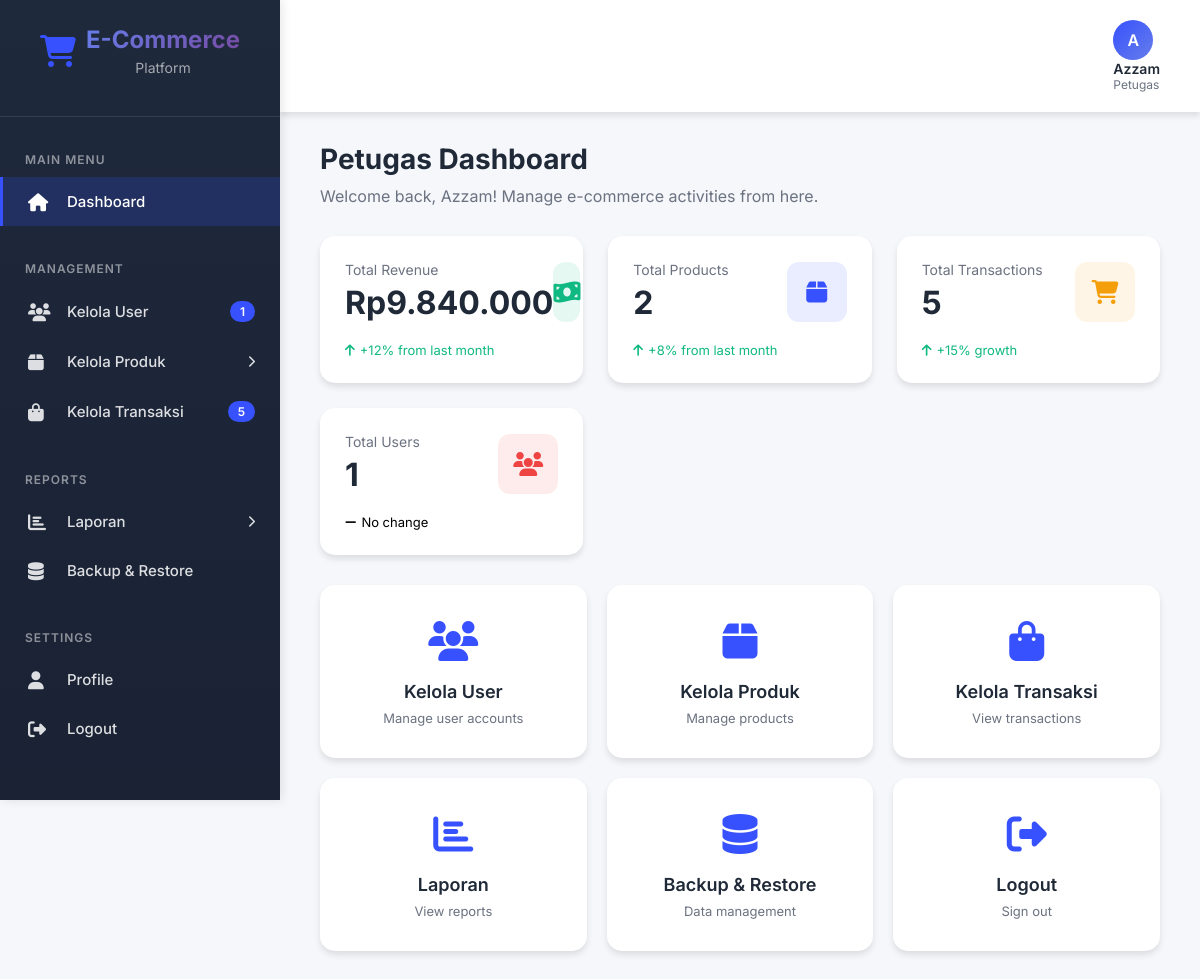
The app's page /Petugas/petugas_dashboard.php (signed in) with its own data.
### tables this page shows
CREATE TABLE `users` (
  `id` int(11) NOT NULL,
  `full_name` varchar(100) NOT NULL,
  `email` varchar(100) NOT NULL,
  `phone` varchar(20) DEFAULT NULL,
  `address` text DEFAULT NULL,
  `profile_picture` varchar(255) DEFAULT NULL,
  `password` varchar(255) NOT NULL,
  `role` enum('user','petugas','admin') DEFAULT 'user',
  `balance` decimal(10,2) DEFAULT 0.00,
  `status` enum('active','inactive') DEFAULT 'active',
  `created_at` timestamp NOT NULL DEFAULT current_timestamp(),
  `updated_at` timestamp NOT NULL DEFAULT current_timestamp() ON UPDATE current_timestamp()
);

### Petugas/petugas_dashboard.php (the view, shortened to what this page needs)
<?php
require_once '../config.php';
try {
    $stmt = $conn->prepare("SELECT * FROM users WHERE id = :id");
    $stmt->execute(['id' => $_SESSION['user_id']]);
    $current_user = $stmt->fetch();
    $stmt = $conn->query("SELECT COUNT(*) as total FROM users WHERE role = 'user'");
    $total_users = $stmt->fetch()['total'];
    $stmt = $conn->query("SELECT COUNT(*) as total FROM products");
    $total_products = $stmt->fetch()['total'];
    $stmt = $conn->query("SELECT COUNT(*) as total FROM transactions");
    $total_transactions = $stmt->fetch()['total'];
    $stmt = $conn->query("SELECT SUM(total_amount) as total FROM transactions WHERE status IN ('paid', 'shipped', 'delivered')");
    $total_revenue = $stmt->fetch()['total'] ?? 0;
} catch(PDOException $e) {
    $total_users = 0;
    $total_products = 0;
    $total_transactions = 0;
    $total_revenue = 0;
}
?>
<!DOCTYPE html>
<html lang="id">
<head>
    <link rel="stylesheet" href="https://cdnjs.cloudflare.com/ajax/libs/font-awesome/6.4.0/css/all.min.css">
</head>
<body>
    <div class="sidebar">
        <div class="sidebar-header">
            <div class="logo">
                <i class="fas fa-shopping-cart logo-icon"></i>
                <div>
                    <div class="logo-text">E-Commerce</div>
                    <div class="logo-subtext">Platform</div>
                </div>
            </div>
        </div>
        <div class="sidebar-menu">
            <div class="menu-section">
                <div class="menu-title">Main Menu</div>
                <a href="petugas_dashboard.php" class="menu-item active">
                    <i class="fas fa-home menu-icon"></i>
                    <span class="menu-text">Dashboard</span>
                </a>
            </div>
            <div class="menu-section">
                <div class="menu-title">Management</div>
                <a href="kelola_user_petugas.php" class="menu-item">
                    <i class="fas fa-users menu-icon"></i>
                    <span class="menu-text">Kelola User</span>
                    <span class="menu-badge"><?php echo $total_users; ?></span>
                </a>
                <div class="menu-item" onclick="toggleSubmenu('produkSubmenu')">
                    <i class="fas fa-box menu-icon"></i>
                    <span class="menu-text">Kelola Produk</span>
                    <i class="fas fa-chevron-right menu-arrow" id="produkArrow"></i>
                </div>
                <a href="kelola_transaksi_petugas.php" class="menu-item">
                    <i class="fas fa-shopping-bag menu-icon"></i>
                    <span class="menu-text">Kelola Transaksi</span>
                    <span class="menu-badge"><?php echo $total_transactions; ?></span>
                </a>
            </div>
            <div class="menu-section">
                <div class="menu-title">Reports</div>
                <div class="menu-item" onclick="toggleSubmenu('laporanSubmenu')">
                    <i class="fas fa-chart-bar menu-icon"></i>
                    <span class="menu-text">Laporan</span>
                    <i class="fas fa-chevron-right menu-arrow" id="laporanArrow"></i>
                </div>
                <a href="backup_restore_petugas.php" class="menu-item">
                    <i class="fas fa-database menu-icon"></i>
                    <span class="menu-text">Backup & Restore</span>
                </a>
            </div>
            <div class="menu-section">
                <div class="menu-title">Settings</div>
                <a href="profile_petugas.php" class="menu-item">
                    <i class="fas fa-user menu-icon"></i>
                    <span class="menu-text">Profile</span>
                </a>
                <a href="../Auth/logout.php" class="menu-item">
                    <i class="fas fa-sign-out-alt menu-icon"></i>
                    <span class="menu-text">Logout</span>
                </a>
            </div>
        </div>
    </div>
    <div class="main-content">
        <div class="header">
            <div class="header-right">
                <div class="user-profile" onclick="window.location.href='profile_petugas.php'">
                    <div class="avatar">
                        <?php if($current_user['profile_picture'] && file_exists('../uploads/profiles/' . $current_user['profile_picture'])): ?>
                            <img src="../uploads/profiles/<?php echo $current_user['profile_picture']; ?>" alt="Profile">
                        <?php else: ?>
                            <?php echo strtoupper(substr($current_user['full_name'], 0, 1)); ?>
                        <?php endif; ?>
                    </div>
                    <div class="user-info">
                        <div class="user-name"><?php echo $current_user['full_name']; ?></div>
                        <div class="user-role"><?php echo ucfirst($current_user['role']); ?></div>
                    </div>
                </div>
            </div>
        </div>
        <div class="dashboard-content">
            <h1 class="page-title">Petugas Dashboard</h1>
            <p class="page-subtitle">Welcome back, <?php echo $current_user['full_name']; ?>! Manage e-commerce activities from here.</p>
            <div class="stats-grid">
                <div class="stat-card" onclick="openModal('laporanModal')">
                    <div class="stat-header">
                        <div>
                            <div class="stat-label">Total Revenue</div>
                            <div class="stat-value">Rp<?php echo number_format($total_revenue, 0, ',', '.'); ?></div>
                        </div>
                        <div class="stat-icon success">
                            <i class="fas fa-money-bill-wave"></i>
                        </div>
                    </div>
                    <div class="stat-change positive">
                        <i class="fas fa-arrow-up"></i>
                        <span>+12% from last month</span>
                    </div>
                </div>
                <div class="stat-card" onclick="openModal('produkModal')">
                    <div class="stat-header">
                        <div>
                            <div class="stat-label">Total Products</div>
                            <div class="stat-value"><?php echo $total_products; ?></div>
                        </div>
                        <div class="stat-icon primary">
                            <i class="fas fa-box"></i>
                        </div>
                    </div>
                    <div class="stat-change positive">
                        <i class="fas fa-arrow-up"></i>
                        <span>+8% from last month</span>
                    </div>
                </div>
                <div class="stat-card">
                    <div class="stat-header">
                        <div>
                            <div class="stat-label">Total Transactions</div>
                            <div class="stat-value"><?php echo $total_transactions; ?></div>
                        </div>
                        <div class="stat-icon warning">
                            <i class="fas fa-shopping-cart"></i>
                        </div>
                    </div>
                    <div class="stat-change positive">
                        <i class="fas fa-arrow-up"></i>
                        <span>+15% growth</span>
                    </div>
                </div>
                <div class="stat-card">
                    <div class="stat-header">
                        <div>
                            <div class="stat-label">Total Users</div>
                            <div class="stat-value"><?php echo $total_users; ?></div>
                        </div>
                        <div class="stat-icon danger">
                            <i class="fas fa-users"></i>
                        </div>
                    </div>
                    <div class="stat-change">
                        <i class="fas fa-minus"></i>
                        <span>No change</span>
                    </div>
                </div>
            </div>
            <div class="quick-actions">
                <div class="action-card" onclick="window.location.href='kelola_user_petugas.php'">
                    <div class="action-icon">
                        <i class="fas fa-users"></i>
                    </div>
                    <div class="action-title">Kelola User</div>
                    <div class="action-desc">Manage user accounts</div>
                </div>
                <div class="action-card" onclick="openModal('produkModal')">
                    <div class="action-icon">
                        <i class="fas fa-box"></i>
                    </div>
                    <div class="action-title">Kelola Produk</div>
                    <div class="action-desc">Manage products</div>
                </div>
                <div class="action-card" onclick="window.location.href='kelola_transaksi_petugas.php'">
                    <div class="action-icon">
                        <i class="fas fa-shopping-bag"></i>
                    </div>
                    <div class="action-title">Kelola Transaksi</div>
                    <div class="action-desc">View transactions</div>
                </div>
                <div class="action-card" onclick="openModal('laporanModal')">
                    <div class="action-icon">
                        <i class="fas fa-chart-bar"></i>
                    </div>
                    <div class="action-title">Laporan</div>
                    <div class="action-desc">View reports</div>
                </div>
                <div class="action-card" onclick="window.location.href='backup_restore_petugas.php'">
                    <div class="action-icon">
                        <i class="fas fa-database"></i>
                    </div>
                    <div class="action-title">Backup & Restore</div>
                    <div class="action-desc">Data management</div>
                </div>
                <div class="action-card" onclick="window.location.href='../Auth/logout.php'">
                    <div class="action-icon">
                        <i class="fas fa-sign-out-alt"></i>
                    </div>
                    <div class="action-title">Logout</div>
                    <div class="action-desc">Sign out</div>
                </div>
            </div>
        </div>
    </div>
</body>
</html>

### records on screen
users: full_name "A", full_name "Azzam", role "Petugas"

### other values on screen
$total_users "1"
$total_transactions "5"
$total_revenue "9.840.000"
$total_products "2"
